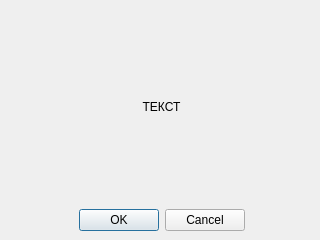
<?xml version="1.0" encoding="UTF-8"?>
<ui version="4.0">
 <class>Dialog</class>
 <widget class="QDialog" name="Dialog">
  <property name="geometry">
   <rect>
    <x>0</x>
    <y>0</y>
    <width>320</width>
    <height>240</height>
   </rect>
  </property>
  <property name="minimumSize">
   <size>
    <width>320</width>
    <height>240</height>
   </size>
  </property>
  <property name="maximumSize">
   <size>
    <width>320</width>
    <height>240</height>
   </size>
  </property>
  <property name="windowTitle">
   <string>Вы уверены?</string>
  </property>
  <widget class="QWidget" name="verticalLayoutWidget">
   <property name="geometry">
    <rect>
     <x>11</x>
     <y>10</y>
     <width>301</width>
     <height>221</height>
    </rect>
   </property>
   <layout class="QVBoxLayout" name="verticalLayout">
    <item>
     <widget class="QLabel" name="TextDeialog">
      <property name="sizePolicy">
       <sizepolicy hsizetype="Preferred" vsizetype="Preferred">
        <horstretch>0</horstretch>
        <verstretch>0</verstretch>
       </sizepolicy>
      </property>
      <property name="text">
       <string>ТЕКСТ</string>
      </property>
      <property name="textFormat">
       <enum>Qt::PlainText</enum>
      </property>
      <property name="alignment">
       <set>Qt::AlignCenter</set>
      </property>
      <property name="wordWrap">
       <bool>true</bool>
      </property>
     </widget>
    </item>
    <item>
     <widget class="QDialogButtonBox" name="ButtonsDialog">
      <property name="orientation">
       <enum>Qt::Horizontal</enum>
      </property>
      <property name="standardButtons">
       <set>QDialogButtonBox::Cancel|QDialogButtonBox::Ok</set>
      </property>
      <property name="centerButtons">
       <bool>true</bool>
      </property>
     </widget>
    </item>
   </layout>
  </widget>
 </widget>
 <resources/>
 <connections>
  <connection>
   <sender>ButtonsDialog</sender>
   <signal>accepted()</signal>
   <receiver>Dialog</receiver>
   <slot>accept()</slot>
   <hints>
    <hint type="sourcelabel">
     <x>248</x>
     <y>254</y>
    </hint>
    <hint type="destinationlabel">
     <x>157</x>
     <y>274</y>
    </hint>
   </hints>
  </connection>
  <connection>
   <sender>ButtonsDialog</sender>
   <signal>rejected()</signal>
   <receiver>Dialog</receiver>
   <slot>reject()</slot>
   <hints>
    <hint type="sourcelabel">
     <x>316</x>
     <y>260</y>
    </hint>
    <hint type="destinationlabel">
     <x>286</x>
     <y>274</y>
    </hint>
   </hints>
  </connection>
 </connections>
</ui>
